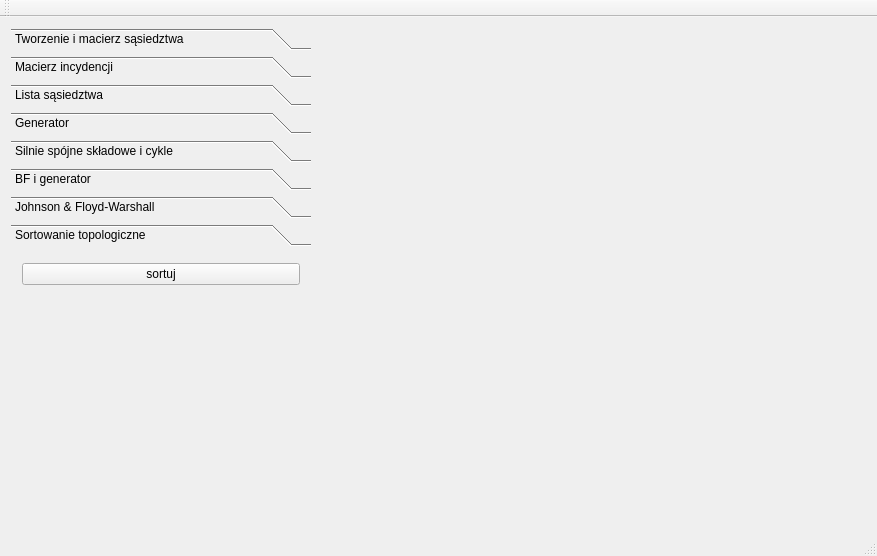
<?xml version="1.0" encoding="UTF-8"?>
<ui version="4.0">
 <class>MainWindow</class>
 <widget class="QMainWindow" name="MainWindow">
  <property name="geometry">
   <rect>
    <x>0</x>
    <y>0</y>
    <width>877</width>
    <height>556</height>
   </rect>
  </property>
  <property name="windowTitle">
   <string>MainWindow</string>
  </property>
  <widget class="QWidget" name="centralWidget">
   <layout class="QHBoxLayout" name="horizontalLayout">
    <item>
     <widget class="QToolBox" name="toolBox">
      <property name="maximumSize">
       <size>
        <width>300</width>
        <height>16777215</height>
       </size>
      </property>
      <property name="currentIndex">
       <number>7</number>
      </property>
      <widget class="QWidget" name="page">
       <property name="geometry">
        <rect>
         <x>0</x>
         <y>0</y>
         <width>300</width>
         <height>228</height>
        </rect>
       </property>
       <attribute name="label">
        <string>Tworzenie i macierz sąsiedztwa</string>
       </attribute>
       <layout class="QVBoxLayout" name="verticalLayout">
        <item>
         <layout class="QHBoxLayout" name="horizontalLayout_3">
          <item>
           <widget class="QLabel" name="label">
            <property name="text">
             <string>Ilość wierzchołków:</string>
            </property>
           </widget>
          </item>
          <item>
           <widget class="QSpinBox" name="vertsNumberSpin">
            <property name="minimum">
             <number>1</number>
            </property>
           </widget>
          </item>
          <item>
           <widget class="QPushButton" name="createNewGraphButton">
            <property name="text">
             <string>utwórz</string>
            </property>
           </widget>
          </item>
         </layout>
        </item>
        <item>
         <layout class="QHBoxLayout" name="horizontalLayout_2">
          <item>
           <widget class="QLabel" name="label_2">
            <property name="maximumSize">
             <size>
              <width>100</width>
              <height>16777215</height>
             </size>
            </property>
            <property name="text">
             <string>M=</string>
            </property>
           </widget>
          </item>
          <item>
           <widget class="MatrixView" name="matrixView" native="true"/>
          </item>
         </layout>
        </item>
       </layout>
      </widget>
      <widget class="QWidget" name="page_3">
       <attribute name="label">
        <string>Macierz incydencji</string>
       </attribute>
       <layout class="QHBoxLayout" name="horizontalLayout_4">
        <item>
         <widget class="QScrollArea" name="scrollArea_2">
          <property name="widgetResizable">
           <bool>true</bool>
          </property>
          <widget class="QWidget" name="scrollAreaWidgetContents_2">
           <property name="geometry">
            <rect>
             <x>0</x>
             <y>0</y>
             <width>280</width>
             <height>208</height>
            </rect>
           </property>
           <layout class="QHBoxLayout" name="horizontalLayout_6">
            <item>
             <widget class="ConnectionMatrixView" name="connectionMatrix" native="true"/>
            </item>
           </layout>
          </widget>
         </widget>
        </item>
       </layout>
      </widget>
      <widget class="QWidget" name="page_2">
       <property name="geometry">
        <rect>
         <x>0</x>
         <y>0</y>
         <width>300</width>
         <height>228</height>
        </rect>
       </property>
       <attribute name="label">
        <string>Lista sąsiedztwa</string>
       </attribute>
       <layout class="QVBoxLayout" name="verticalLayout_2">
        <item>
         <widget class="QLabel" name="label_3">
          <property name="text">
           <string>LIsta sąsiedztwa:</string>
          </property>
         </widget>
        </item>
        <item>
         <widget class="QScrollArea" name="scrollArea">
          <property name="widgetResizable">
           <bool>true</bool>
          </property>
          <widget class="QWidget" name="scrollAreaWidgetContents">
           <property name="geometry">
            <rect>
             <x>0</x>
             <y>0</y>
             <width>280</width>
             <height>169</height>
            </rect>
           </property>
           <layout class="QHBoxLayout" name="horizontalLayout_5">
            <item>
             <widget class="ListView" name="neLIST" native="true"/>
            </item>
           </layout>
          </widget>
         </widget>
        </item>
        <item>
         <widget class="AddConnection" name="addConnectionView" native="true"/>
        </item>
       </layout>
      </widget>
      <widget class="QWidget" name="page_4">
       <attribute name="label">
        <string>Generator</string>
       </attribute>
       <layout class="QVBoxLayout" name="verticalLayout_3">
        <item>
         <layout class="QHBoxLayout" name="horizontalLayout_7">
          <item>
           <widget class="QLabel" name="label_4">
            <property name="text">
             <string>Ilość wierzchołków:</string>
            </property>
           </widget>
          </item>
          <item>
           <widget class="QSpinBox" name="vertexNumberInGenerator">
            <property name="minimum">
             <number>1</number>
            </property>
           </widget>
          </item>
          <item>
           <widget class="QPushButton" name="generate">
            <property name="text">
             <string>generuj</string>
            </property>
           </widget>
          </item>
         </layout>
        </item>
        <item>
         <spacer name="verticalSpacer">
          <property name="orientation">
           <enum>Qt::Vertical</enum>
          </property>
          <property name="sizeHint" stdset="0">
           <size>
            <width>20</width>
            <height>40</height>
           </size>
          </property>
         </spacer>
        </item>
       </layout>
      </widget>
      <widget class="QWidget" name="page_5">
       <attribute name="label">
        <string>Silnie spójne składowe i cykle</string>
       </attribute>
       <layout class="QHBoxLayout" name="horizontalLayout_8">
        <item>
         <layout class="QGridLayout" name="gridLayout">
          <item row="0" column="0">
           <widget class="QLabel" name="label_5">
            <property name="text">
             <string>składowe:</string>
            </property>
           </widget>
          </item>
          <item row="1" column="0">
           <widget class="QLabel" name="label_6">
            <property name="text">
             <string>cykle:</string>
            </property>
           </widget>
          </item>
          <item row="0" column="1">
           <widget class="QScrollArea" name="scrollArea_3">
            <property name="widgetResizable">
             <bool>true</bool>
            </property>
            <widget class="QWidget" name="scrollAreaWidgetContents_3">
             <property name="geometry">
              <rect>
               <x>0</x>
               <y>0</y>
               <width>212</width>
               <height>99</height>
              </rect>
             </property>
             <layout class="QHBoxLayout" name="horizontalLayout_9">
              <item>
               <widget class="QLabel" name="strongComponents">
                <property name="text">
                 <string/>
                </property>
                <property name="textFormat">
                 <enum>Qt::RichText</enum>
                </property>
                <property name="wordWrap">
                 <bool>true</bool>
                </property>
               </widget>
              </item>
             </layout>
            </widget>
           </widget>
          </item>
          <item row="1" column="1">
           <widget class="QScrollArea" name="scrollArea_4">
            <property name="widgetResizable">
             <bool>true</bool>
            </property>
            <widget class="QWidget" name="scrollAreaWidgetContents_4">
             <property name="geometry">
              <rect>
               <x>0</x>
               <y>0</y>
               <width>212</width>
               <height>99</height>
              </rect>
             </property>
             <layout class="QHBoxLayout" name="horizontalLayout_10">
              <item>
               <widget class="QLabel" name="cycles">
                <property name="text">
                 <string/>
                </property>
                <property name="textFormat">
                 <enum>Qt::RichText</enum>
                </property>
                <property name="wordWrap">
                 <bool>true</bool>
                </property>
               </widget>
              </item>
             </layout>
            </widget>
           </widget>
          </item>
         </layout>
        </item>
       </layout>
      </widget>
      <widget class="QWidget" name="page_6">
       <attribute name="label">
        <string>BF i generator</string>
       </attribute>
       <layout class="QVBoxLayout" name="verticalLayout_4">
        <item>
         <widget class="QLabel" name="label_7">
          <property name="text">
           <string>Graf o losowych wagach [-5,20] na podstawie największej spójnej składowej:</string>
          </property>
          <property name="wordWrap">
           <bool>true</bool>
          </property>
         </widget>
        </item>
        <item>
         <widget class="QPushButton" name="generateFromGraphToBF">
          <property name="text">
           <string>generuj</string>
          </property>
         </widget>
        </item>
        <item>
         <layout class="QHBoxLayout" name="horizontalLayout_11">
          <item>
           <widget class="QLabel" name="label_8">
            <property name="text">
             <string>Podaj wierzchołek:</string>
            </property>
           </widget>
          </item>
          <item>
           <widget class="QSpinBox" name="BF_vertex_ID"/>
          </item>
          <item>
           <widget class="QPushButton" name="checkDistance">
            <property name="text">
             <string>wyznacz</string>
            </property>
           </widget>
          </item>
         </layout>
        </item>
        <item>
         <widget class="QScrollArea" name="scrollArea_5">
          <property name="widgetResizable">
           <bool>true</bool>
          </property>
          <widget class="QWidget" name="scrollAreaWidgetContents_5">
           <property name="geometry">
            <rect>
             <x>0</x>
             <y>0</y>
             <width>280</width>
             <height>101</height>
            </rect>
           </property>
           <layout class="QHBoxLayout" name="horizontalLayout_12">
            <item>
             <widget class="QLabel" name="distanceLabelBF">
              <property name="text">
               <string/>
              </property>
              <property name="textFormat">
               <enum>Qt::RichText</enum>
              </property>
              <property name="wordWrap">
               <bool>true</bool>
              </property>
             </widget>
            </item>
           </layout>
          </widget>
         </widget>
        </item>
       </layout>
      </widget>
      <widget class="QWidget" name="page_7">
       <attribute name="label">
        <string>Johnson &amp;&amp; Floyd-Warshall</string>
       </attribute>
       <layout class="QVBoxLayout" name="verticalLayout_6">
        <item>
         <widget class="QPushButton" name="johnsonApply">
          <property name="text">
           <string>Johnson</string>
          </property>
         </widget>
        </item>
        <item>
         <widget class="QPushButton" name="floydWarshall">
          <property name="text">
           <string>Floyd-Warshall</string>
          </property>
         </widget>
        </item>
        <item>
         <layout class="QHBoxLayout" name="horizontalLayout_13">
          <item>
           <widget class="QLabel" name="label_9">
            <property name="text">
             <string>D=</string>
            </property>
           </widget>
          </item>
          <item>
           <widget class="QScrollArea" name="scrollArea_6">
            <property name="widgetResizable">
             <bool>true</bool>
            </property>
            <widget class="QWidget" name="scrollAreaWidgetContents_6">
             <property name="geometry">
              <rect>
               <x>0</x>
               <y>0</y>
               <width>256</width>
               <height>140</height>
              </rect>
             </property>
             <layout class="QHBoxLayout" name="horizontalLayout_14">
              <item>
               <widget class="DistanceMatrix" name="distanceMatrix" native="true"/>
              </item>
             </layout>
            </widget>
           </widget>
          </item>
         </layout>
        </item>
       </layout>
      </widget>
      <widget class="QWidget" name="page_8">
       <attribute name="label">
        <string>Sortowanie topologiczne</string>
       </attribute>
       <layout class="QVBoxLayout" name="verticalLayout_5">
        <item>
         <widget class="QPushButton" name="sortTrigget">
          <property name="text">
           <string>sortuj</string>
          </property>
         </widget>
        </item>
        <item>
         <widget class="QLabel" name="sortResult">
          <property name="text">
           <string/>
          </property>
         </widget>
        </item>
       </layout>
      </widget>
     </widget>
    </item>
    <item>
     <widget class="GraphPainter" name="graphView" native="true"/>
    </item>
   </layout>
  </widget>
  <widget class="QMenuBar" name="menuBar">
   <property name="geometry">
    <rect>
     <x>0</x>
     <y>0</y>
     <width>877</width>
     <height>27</height>
    </rect>
   </property>
  </widget>
  <widget class="QToolBar" name="mainToolBar">
   <attribute name="toolBarArea">
    <enum>TopToolBarArea</enum>
   </attribute>
   <attribute name="toolBarBreak">
    <bool>false</bool>
   </attribute>
  </widget>
  <widget class="QStatusBar" name="statusBar"/>
 </widget>
 <layoutdefault spacing="6" margin="11"/>
 <customwidgets>
  <customwidget>
   <class>MatrixView</class>
   <extends>QWidget</extends>
   <header>matrixview.h</header>
   <container>1</container>
  </customwidget>
  <customwidget>
   <class>ListView</class>
   <extends>QWidget</extends>
   <header>listview.h</header>
   <container>1</container>
  </customwidget>
  <customwidget>
   <class>AddConnection</class>
   <extends>QWidget</extends>
   <header>addconnection.h</header>
   <container>1</container>
  </customwidget>
  <customwidget>
   <class>ConnectionMatrixView</class>
   <extends>QWidget</extends>
   <header>connectionmatrixview.h</header>
   <container>1</container>
  </customwidget>
  <customwidget>
   <class>GraphPainter</class>
   <extends>QWidget</extends>
   <header>graphpainter.h</header>
   <container>1</container>
  </customwidget>
  <customwidget>
   <class>DistanceMatrix</class>
   <extends>QWidget</extends>
   <header>distancematrix.h</header>
   <container>1</container>
  </customwidget>
 </customwidgets>
 <resources/>
 <connections/>
</ui>
